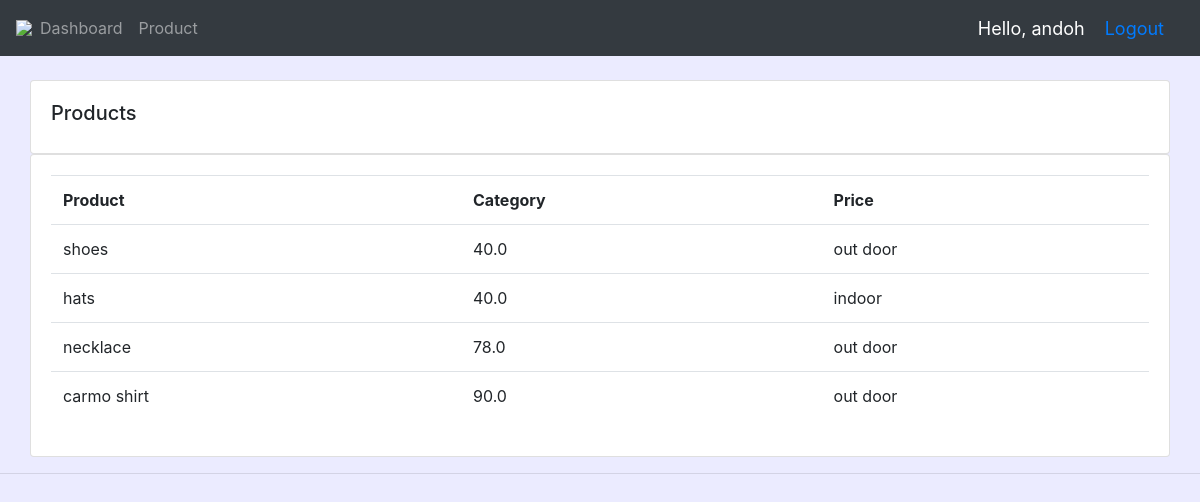
Screenshot of /products/ (signed in) with the database file from the repository.
### accounts/models.py (models this page shows, shortened)
class Product(models.Model):
    CATEGORY = (
        ('indoor', 'Indoor'),
        ('out door', 'Out door'),
    )
    name = models.CharField(max_length=200, null=True)
    price = models.FloatField(null=True)
    category = models.CharField(max_length=200, null=True, choices=CATEGORY)
    description = models.TextField(max_length=200, null=True)
    date_created = models.DateTimeField(auto_now_add=True)
    tag = models.ManyToManyField(Tag)

### accounts/decorators.py (the view)
        def wrapper_fun(request, *args, **kwargs):
            group = None  # if a list of groups exists
            if request.user.groups.exists():
                group = request.user.groups.all()[0].name
            if group in allowed_roles:
                return view_func(request, *args, **kwargs)
            else:
                return HttpResponse('You are not authorized to view this page')

### accounts/views.py (called while the page is built)
@login_required(login_url='login')
@allowed_users(allowed_roles=['admin'])
def products(request):
    product = Product.objects.all()
    context = {'products': product}
    return render(request, 'products.html', context)

### accounts/templates/products.html
{% extends 'main.html' %}
  {% block content %}
    <br>
    <div class="rows">
        <div class="col-md">
            <div class="card card-body">
                <h5> Products </h5>
            </div>
            <div class="card card-body">
                <table class="table">
                    <tr>
                        <th> Product </th>
                        <th> Category </th>
                        <th> Price </th>
                    </tr>
                    {% for product in products %}
                    <tr>
                       <td> {{ product.name }}  </td>
                        <td> {{ product.price }}  </td>
                       <td> {{ product.category }}  </td>
                    </tr>
                    {% endfor %}
                </table>
            </div>
        </div>
    </div>
  {% endblock content %}

### accounts/templates/navbar.html (shortened to what this page needs)
{% load static %}
<nav class="navbar navbar-expand-lg navbar-dark bg-dark">
<img src="{% static 'images/' %}">
  <div class="collapse navbar-collapse" id="navbarNav">
    <ul class="navbar-nav">
      {% if request.user.is_staff %}
      <li class="nav-item">
        <a class="nav-link" href="{% url 'home' %}">Dashboard</a>
      </li>
      <li class="nav-item">
        <a class="nav-link" href="{% url 'products' %}">Product</a>
      </li>
      {% else %}
      <li class="nav-item">
        <a class="nav-item" href="{% url 'account' %}"> Settings </a>
      </li>
      {% endif %}
    </ul>
  </div>
  <span class="hello-msg"> Hello, {{ request.user }} </span>
  <span class="hello-msg"> <a href="{% url 'logout' %}"> Logout </a></span>
</nav>

### static/css/main.css (style rules this page uses)
body { background-color: #ebebff; }

### accounts/templates/navbar.html (style rules this page uses)
.hello-msg { font-size: 18px; color: #fff; margin-right: 20px; }

### rows the page displays
Product: name "shoes", price "40.0", category "out door"
Product: name "hats", price "40.0", category "indoor"
Product: name "necklace", price "78.0", category "out door"
Product: name "carmo shirt", price "90.0", category "out door"

### other values shown
{{ request.user }} "andoh"
